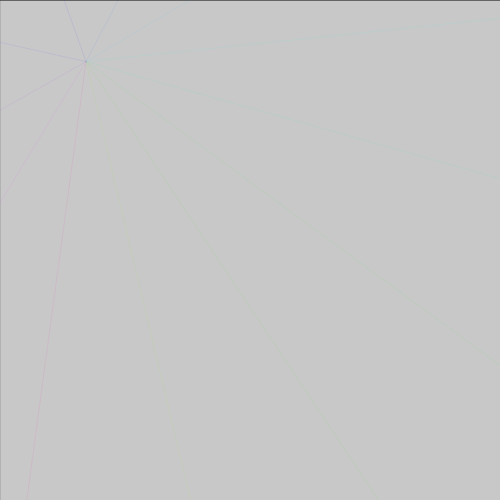
Frame 1 (no input)
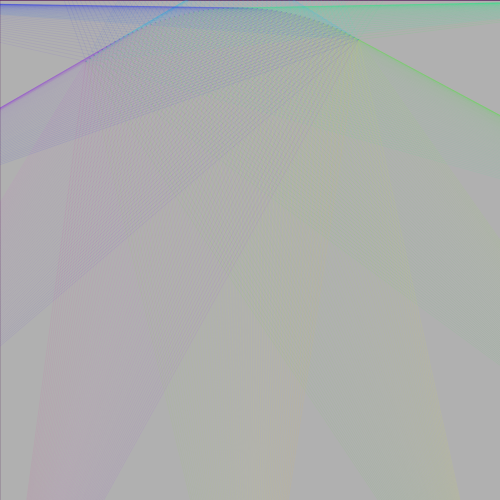
Frame 60 (no input)
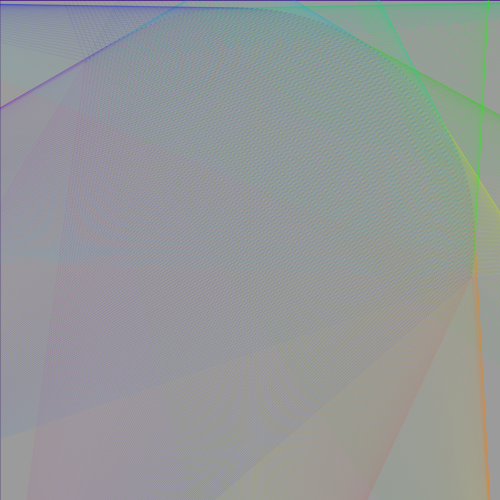
Frame 120 (the mouse pressed at the canvas centre since frame 60)

The p5.js sketch that drew these frames (run headless with seeded random() and noise() and a simulated clock; from frame 60 on, the mouse is pressed at the canvas centre):

// p5.js sketch
// ── sketch.js
// ColorLines (p5.js 2.3.4 port of a #p5t Processing sketch)
// https://github.com/madparker/-p5t/blob/main/%23p5t/ArtSketch/09_25_2020/ColorLines/ColorLines.pde
// #p5t/ArtSketch/09_25_2020/ColorLines/ColorLines.pde

let x, y, f = 0, a = 2, n = 500, i;

function setup() {
  createCanvas(500, 500); // frame.setSize(500, 500) in draw()
  background(204); // Processing default background
}

function draw() {
  colorMode(HSB, n);
  fill(0, 9);
  if (f % 9 < 1) rect(0, 0, 502, 502);
  if (f < 1) f = 250 * 9;
  f -= a;
  x = 250 + (sin(f / 99) * f) / 9;
  y = 250 + (cos(f / 99) * f) / 9;
  stroke(f % n, n, n, 7);
  for (i = 0; i < 6; i += 0.524) {
    stroke((f / 2 + i * (n / 9)) % n, n, n, 35);
    line(sin(i) * n + 250, cos(i) * n + 250, x, y);
  }
}

// ---- Original Processing source: #p5t/ArtSketch/09_25_2020/ColorLines/ColorLines.pde
/*
float x,y,f,a=2,n=500,i;void draw(){frame.setSize(500, 500);colorMode(3,n);fill(0,9);if(f%9<1)rect(0,0,502,502);if(f<1)f=250*9;f-=a;x=250+sin(f/99)*f/9;y=250+cos(f/99)*f/9;stroke(f%n,n,n,7);for(i=0;i<6;i+=.524){stroke((f/2+i*(n/9))%n,n,n,35);line(sin(i)*n+250,cos(i)*n+250,x,y);}}
*/
